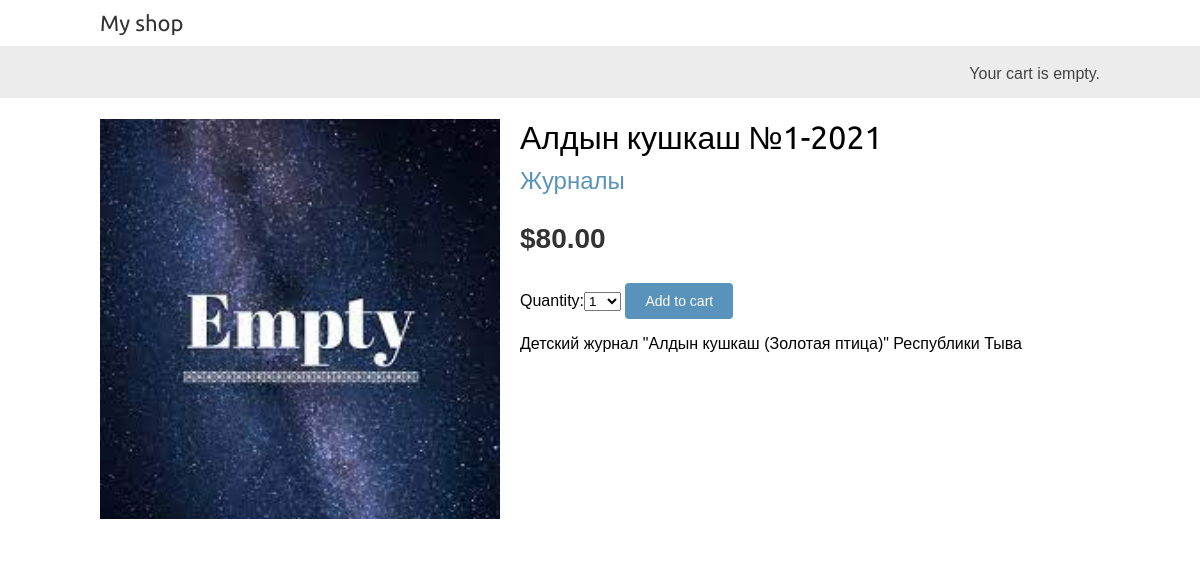
The app's page /1/aldyn-kushkash-1-2021/ with its own data.
### shop/models.py (models this page shows, shortened)
class Product(models.Model):
    category = models.ForeignKey(Category, related_name='products', on_delete=models.CASCADE)
    name = models.CharField(max_length=200, db_index=True)
    slug = models.SlugField(max_length=200, db_index=True)
    image = models.ImageField(upload_to='products/%Y/%m/%d', blank=True)
    description = models.TextField(blank=True)
    price = models.DecimalField(max_digits=10, decimal_places=2)
    available = models.BooleanField(default=True)
    created = models.DateTimeField(auto_now_add=True)
    updated = models.DateTimeField(auto_now=True)
    class Meta:
        ordering = ('name',)
        index_together = (('id', 'slug'),)

class Category(models.Model):
    name = models.CharField(max_length=200, db_index=True)
    slug = models.SlugField(max_length=200, unique=True)
    class Meta:
        ordering = ('name',)
        verbose_name = 'Категория'
        verbose_name_plural = 'Категории'
    def __str__(self):
        return self.name
    def get_absolute_url(self):
        return reverse('shop:product_list_by_category', args=[self.slug])

### shop/views.py (the view)
# urls.py: path('<int:id>/<slug:slug>/', views.product_detail, name='product_detail'),
def product_detail(request, id, slug):
    product = get_object_or_404(Product, id=id, slug=slug, available=True)
    cart_product_form = CartAddProductForm()
    return render(request, 'shop/product/detail.html', {'product': product,
                                                        'cart_product_form': cart_product_form})

### cart/forms.py
class CartAddProductForm(forms.Form):
    quantity = forms.TypedChoiceField(choices=PRODUCT_QUANTITY_CHOICES,
                                      coerce=int)
    override = forms.BooleanField(required=False,
                                  initial=False,
                                  widget=forms.HiddenInput)

### cart/cart.py (called while the page is built)
    def __len__(self):
        return sum(item['quantity'] for item in self.cart.values())

### cart/context_processors.py (called while the page is built)
def cart(request):
    return {'cart': Cart(request)}

### shop/templates/shop/product/detail.html (shortened to what this page needs)
{% extends "shop/base.html" %}
{% load static %}
{% block content %}
    <div class="product-detail">
        <img src="{% if product.image %}{{ product.image.url }}{% else %}
        {% static "img/no_image.png" %}{% endif %}" alt="Img">
        <h1>{{ product.name }}</h1>
        <h2>
            <a href="{{ product.category.get_absolute_url }}">
                {{ product.category }}
            </a>
        </h2>
        <p class="price">${{ product.price }}</p>
        <form action="{% url 'cart:cart_add' product.id %}" method="post">
            {{ cart_product_form }}
            <input type="submit" value="Add to cart">
        </form>
        {{ product.description|linebreaks }}
    </div>
{% endblock %}

### shop/static/css/base.css (style rules this page uses)
body { margin:0; padding:0; font-family:helvetica, sans-serif; }
h1, h2, h3, h4, h5 , h6 { font-family: 'Ubuntu', sans-serif; font-weight:normal; }
a { text-decoration:none; color:#5993bb; }
a.button, input[type="submit"] { color:#fff; background:#5993bb; border-radius:4px; padding:10px 20px; font-size:14px; border:0; }
.product-detail { text-align:justify; }
.product-detail .price { color:#333; font-size:28px; font-weight:bold; }
.product-detail img { width:40%; float:left; padding:0 20px 20px 0; }
.product-detail h1 { margin-bottom:0; }
.product-detail h2 { margin-top:10px; }

### records on screen
Product: image (placeholder picture), name "Алдын кушкаш №1-2021", category "Журналы", price "80.00", description "Детский журнал \"Алдын кушкаш (Золотая птица)\" Республики Тыва"
